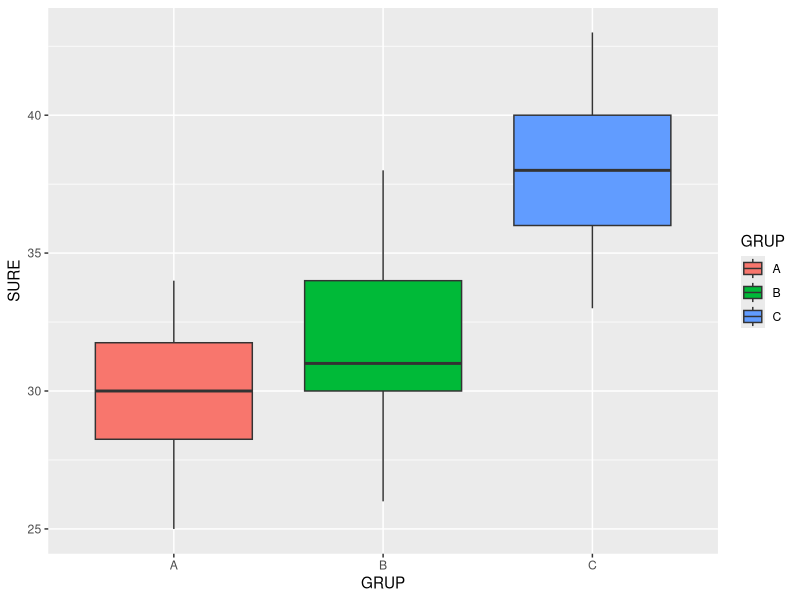

Recreate this plot in R.
## ---- chunk 1
A <- c(28,33,30,29,28,29,27,31,30,32,28,33,25,29,27,31,31,30,31,34,30,32,31,34,28,32,31,28,33,29)

B <- c(31,32,30,30,33,32,34,27,36,30,31,30,38,29,30,34,34,31,35,35,33,30,28,29,26,37,31,28,34,33)

C <- c(40,33,38,41,42,43,38,35,39,39,36,34,35,40,38,36,39,36,33,35,38,35,40,40,39,38,38,43,40,42)


A <- data.frame(SURE = A, GRUP = "A")

B <- data.frame(SURE = B, GRUP = "B")

C <- data.frame(SURE = C, GRUP = "C")
## ---- chunk 2
veri <- rbind(A,B)

veri <- rbind(veri, C)


View(veri)
## ---- chunk 3

library(dplyr)

veri %>% group_by(GRUP) %>%
  summarise(mean(SURE), median(SURE), sd(SURE))
#ayri dplyr ile eristik

## ---- chunk 4
library(ggplot2)
ggplot(veri, aes(GRUP, SURE, fill = GRUP)) +
  geom_boxplot()

## ---- chunk 5
shapiro.test(veri[veri$GRUP=="A",]$SURE)
shapiro.test(veri[veri$GRUP=="B",]$SURE)
shapiro.test(veri[veri$GRUP=="C",]$SURE)

## ---- chunk 6
bartlett.test(SURE~GRUP,data = veri)

## ---- chunk 7

library(car)

leveneTest(SURE~GRUP,data = veri)
## ---- chunk 8

aov(SURE ~ GRUP, data = veri)

summary(aov(SURE ~ GRUP, data = veri))

## ---- chunk 9
TukeyHSD(aov(SURE ~ GRUP, data = veri))
## ---- chunk 10
#kruksal : anova nonparametrik
#nonparametrik : varsayımların saglanmadıgı !!!!

kruskal.test(SURE~GRUP,veri)
